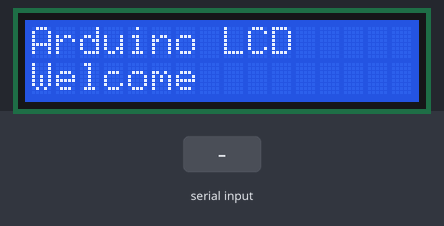
Recording of a sketch running on a simulated Arduino Uno, built with avr-gcc and run on an emulated ATmega328P. Parts: 16×2 character LCD. The inputs (shaded band) are chosen by the test bench.

Above: at 2.1 s.
At 6.3 s:
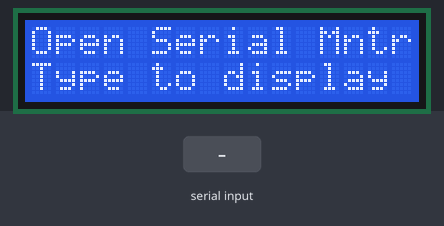
6.4 s: "1\n" received over Serial
At 7.6 s:
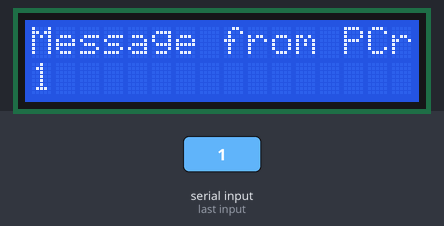
8.0 s: "0\n" received over Serial
At 8.8 s:
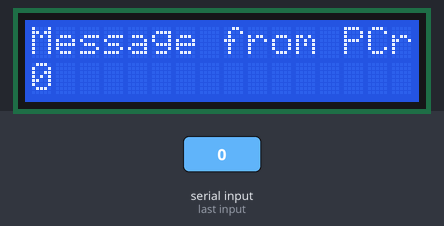
9.6 s: "2\n" received over Serial
At 10.0 s:
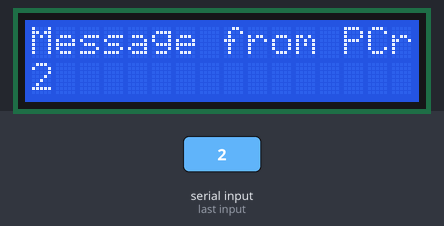
Timing chart, 0 to 12.6 s (numbered marks = the images above; inputs shaded):
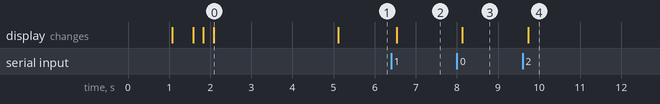

The sketch:

app.ino
```cpp
#include <LiquidCrystal_I2C.h>
LiquidCrystal_I2C lcd(0x27, 16, 2);

void setup() {
    Serial.begin(9600);
    lcd.init();
    lcd.setCursor(0, 0);
    lcd.print("Arduino LCD");
    delay(1000);
    lcd.setCursor(0, 1);
    lcd.print("Welcome");
    delay(250);
    // LCD 백라이트 두번 점멸
    lcd.noBacklight();
    delay(250);
    lcd.backlight();
    delay(250);
    lcd.noBacklight();
    delay(250);
    lcd.backlight();
    delay(3000);
    // Open Serial Monitor Type to display 표시
    lcd.clear();
    lcd.setCursor(0, 0);
    lcd.print("Open Serial Mntr");
    lcd.setCursor(0, 1);
    lcd.print("Type to display");
}

// 16x2
//라인별로 한줄 전체를 덮어있는 형태...
//python input()
String readLIne() {
    String line = "";
    //Serial로 부터 한줄 입력 받아.. line 변수에 저장

    while(Serial.available() > 0) {
        char ch = Serial.read();
        if(ch != '\r' && ch != '\n')
        line +=ch;
    }
    return line;
}


void loop() {
    if(Serial.available()) {
       delay(100);
    //    lcd.clear(); // 긴 문장 보내고 --> 짧은 문장 전송.
       lcd.setCursor(0, 0);
       lcd.print("Message from PC");
       lcd.setCursor(0, 1);

       String line = readLIne();
       if(line != "") // 수신데이터 유무
         lcd.setCursor(0, 1);
         char buf[17]; // \0
         sprintf(buf, "%-16s", line.c_str());  //f"{}" x+y=16(-:우측정렬)

         lcd.print(buf); // conste char * 타입

    //    while(Serial.available() > 0) {
    //        char ch = Serial.read();
    //        if(ch != '\r' && ch != '\n')
    //         //   lcd.write(ch); //
    //           lcd.print(line.c_str());
    //     }
    }
}
```

Measured:
- after the input at 6.4 s, the display: changes after 0.13 s (image 2)
- after the input at 8.0 s, the display: changes after 0.13 s (image 3)
- after the input at 9.6 s, the display: changes after 0.13 s (image 4)
- what the display in image 0 shows lasts 3.0 s, from 2.1 s to 5.1 s
